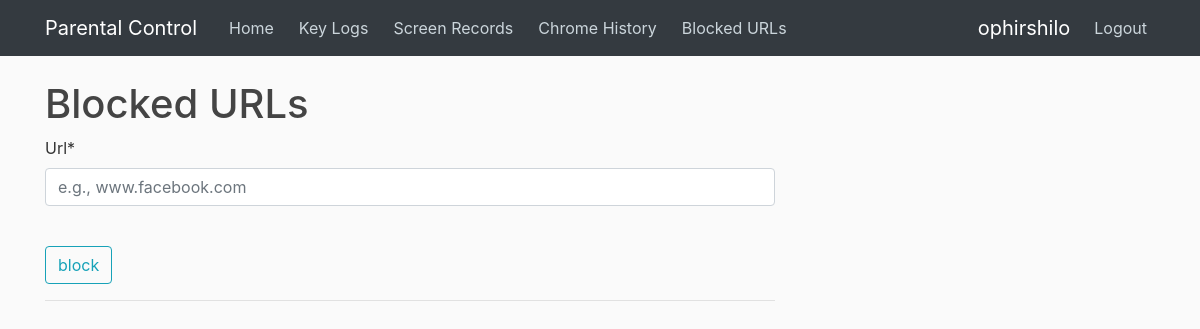
The page /children/blockurl/ (signed in) on the database as committed earlier.
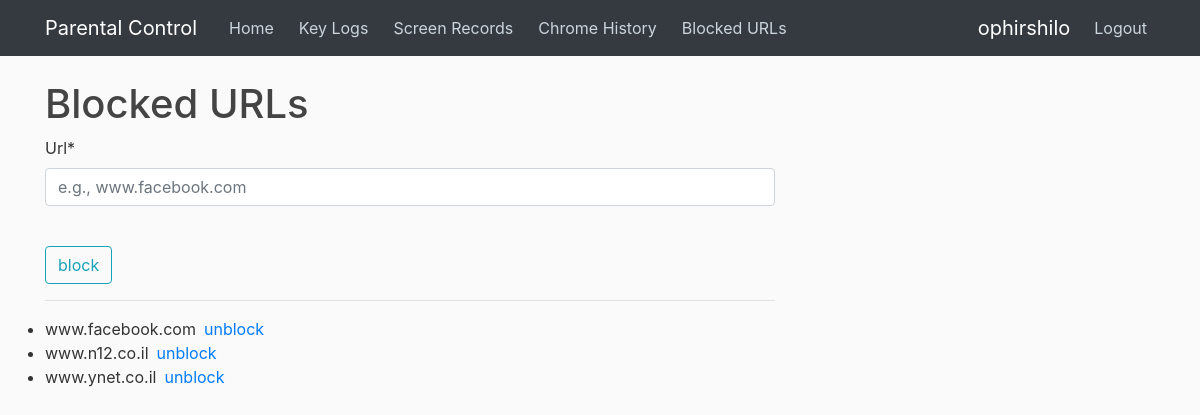
The same page on the database as committed later.
### children/models.py (models this page shows, shortened)
class BlockedUrl(models.Model):
    url = models.CharField(max_length=1000)
    user = models.ForeignKey(User, on_delete=models.CASCADE, default=1)

### children/views.py (the view)
def blockedUrls(request):
    if not request.user.is_authenticated:
        return redirect('login')
    urls = BlockedUrl.objects.filter(user=request.user).order_by('url')
    form = BlockedUrlForm()
    context = {'urls': urls, 'form': form}
    return render(request, 'children/blockurls.html', context)

### children/forms.py
class BlockedUrlForm(forms.ModelForm):
    class Meta:
        model = BlockedUrl
        fields = ['url']
        widgets = {
            'url': forms.TextInput(attrs={'placeholder': 'e.g., www.facebook.com'})
        }

### children/templates/children/blockurls.html (shortened to what this page needs)
{% extends "children/base.html" %}
{% load crispy_forms_tags %}
{% block content %}
    <h1>Blocked URLs</h1>
    <form action="{% url 'add' %}" method="POST" role="form">
        <fieldset class="form-group">
            {{ form|crispy }}
            <br/>
            <span class="input-group-btn">
                <button class="btn btn-outline-info" type="submit">block</button>
            </span>
        </fieldset>
    </form>
    <hr/>
    <ul class="list-group t20">
        {% for url in urls %}
            <li>{{ url.url }}&ensp;<a href="{% url 'child-unblockurl' url.id %}">unblock</a></li>
        {% endfor %}
    </ul>
{% endblock content %}

Rows that differ between the two databases and show on the page:
added BlockedUrl: url "www.facebook.com"
added BlockedUrl: url "www.n12.co.il"
added BlockedUrl: url "www.ynet.co.il"
